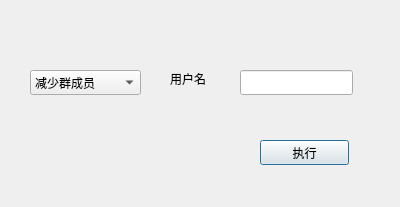
<?xml version="1.0" encoding="UTF-8"?>
<ui version="4.0">
 <class>ChangePeople</class>
 <widget class="QDialog" name="ChangePeople">
  <property name="geometry">
   <rect>
    <x>0</x>
    <y>0</y>
    <width>400</width>
    <height>207</height>
   </rect>
  </property>
  <property name="windowTitle">
   <string>Dialog</string>
  </property>
  <widget class="QPushButton" name="ExecuteBtn">
   <property name="geometry">
    <rect>
     <x>260</x>
     <y>140</y>
     <width>89</width>
     <height>25</height>
    </rect>
   </property>
   <property name="text">
    <string>执行</string>
   </property>
  </widget>
  <widget class="QLabel" name="label">
   <property name="geometry">
    <rect>
     <x>170</x>
     <y>70</y>
     <width>67</width>
     <height>17</height>
    </rect>
   </property>
   <property name="text">
    <string>用户名</string>
   </property>
  </widget>
  <widget class="QLineEdit" name="UserId">
   <property name="geometry">
    <rect>
     <x>240</x>
     <y>70</y>
     <width>113</width>
     <height>25</height>
    </rect>
   </property>
  </widget>
  <widget class="QComboBox" name="Choice">
   <property name="geometry">
    <rect>
     <x>30</x>
     <y>70</y>
     <width>111</width>
     <height>25</height>
    </rect>
   </property>
   <item>
    <property name="text">
     <string>减少群成员</string>
    </property>
   </item>
   <item>
    <property name="text">
     <string>添加群成员</string>
    </property>
   </item>
  </widget>
 </widget>
 <resources/>
 <connections/>
</ui>
